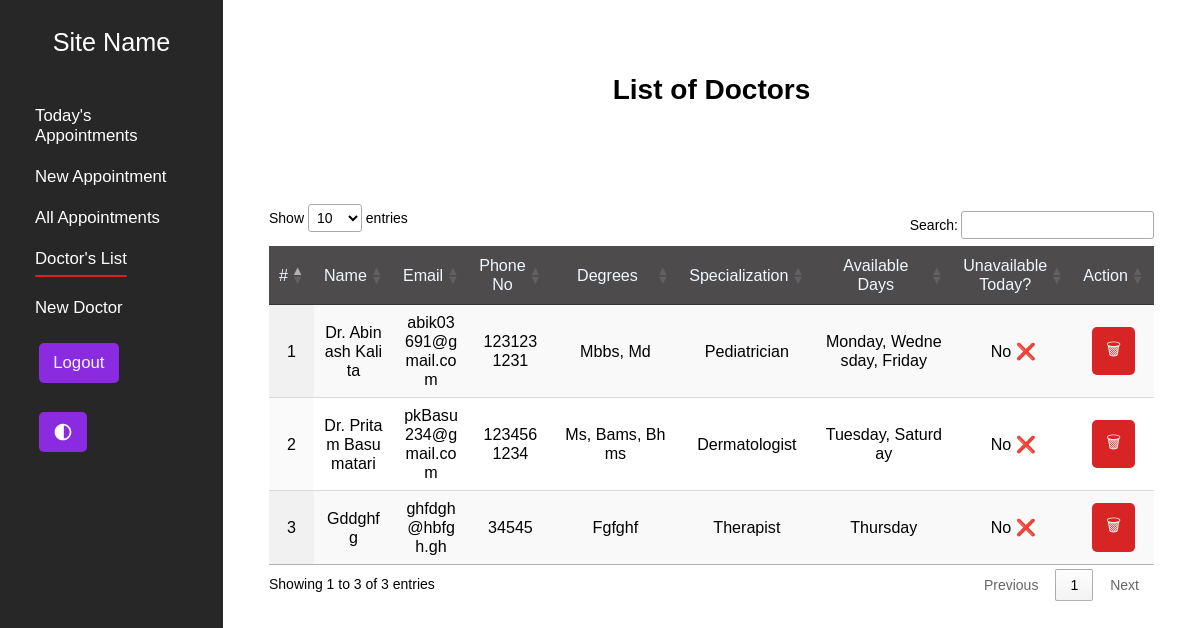
Screenshot of /clinic/doctors/ (signed in) with the database file from the repository.
### patient/models.py (models this page shows, shortened)
class Doctor(models.Model):
    DAYS_OF_WEEK = (
        ("Mon", ("Monday")),
        ("Tue", ("Tuesday")),
        ("Wed", ("Wednesday")),
        ("Thu", ("Thursday")),
        ("Fri", ("Friday")),
        ("Sat", ("Saturday")),
        ("Sun", ("Sunday")),
    )
    id=models.BigAutoField(primary_key=True)
    doctor_name= models.CharField(max_length=200)
    doctor_email= models.EmailField(max_length=254, null=True, blank=True)
    phone_no= models.BigIntegerField(null=True, blank=True)
    degrees= models.CharField(max_length=100)
    category=models.ForeignKey(Doctor_category, on_delete=models.CASCADE)
    available_day= MultiSelectField(choices=DAYS_OF_WEEK,max_choices=7, max_length=50)
    view_Patient_per_day= models.PositiveIntegerField()
    unavailable_Today= models.BooleanField(default=False)

class Doctor_category(models.Model):
    category_id=models.BigAutoField(primary_key=True)
    category=models.CharField(max_length=100)
    category_desc=models.CharField(max_length=300, null=True, blank=True)
    def __str__(self):
        return self.category

### clinic/views.py (the view)
# urls.py: path('doctors/', views.doctors, name="doctors"),
def doctors( request):
    if request.user.is_authenticated:
        if request.user.is_staff:
            doctors= Doctor.objects.all()
            params= {"doctors": doctors}
            return render(request, "clinic/clDoctors.html", params)
    else:
        return redirect("/")

### templates/clinic/clDoctors.html (shortened to what this page needs)
{% extends 'clinic/clBase.html' %}
{% load static %}
{% block body %}
<h1>List of Doctors </h1>
<div class="tableContainer">
    <table id="myTable" class="display">
        <thead>
            <tr>
                <td class="sNo">#</td>
                <td>Name</td>
                <td>Email</td>
                <td>Phone No</td>
                <td>Degrees</td>
                <td>Specialization</td>
                <td>Available Days</td>
                <td>Unavailable Today?</td>
                <td class="action">Action</td>
            </tr>
        </thead>
        <tbody>
            {% for doct in doctors %}
            <tr>
                <td class="sNo">{{forloop.counter}}</td>
                <td>{{doct.doctor_name | title}}</td>
                <td>{{doct.doctor_email}}</td>
                <td>{{doct.phone_no | title}}</td>
                <td>{{doct.degrees | title}}</td>
                <td>{{doct.category | title}}</td>
                <td>{{doct.available_day}}</td>
                <td>{%if doct.unavailable_Today%}Yes &#9989;{% else %}No &#10060; {% endif %}</td>
                <td class="action">
                    <button class="btn btn-dlt" id="{{doct.id}}">&#128465;</button>
                </td>
            </tr>
            {% endfor %}
        </tbody>
    </table>
</div>
{% endblock body %}

### static/patient/css/utils.css (style rules this page uses)
:root { --navBar-height: 7vh; --link-color-blue: rgb(61, 72, 231); --link-color: rgb(123, 121, 133); --light-sky-blue: rgb(85, 191, 184); }
* { margin: 0; padding: 0; font-size: 14px; font-family: Arial, sans-serif; scroll-behavior: smooth; }
.btn { padding: .7rem 1rem !important; margin: .3rem; border-radius: 5px; color: whitesmoke; cursor: pointer; text-decoration: none; border: none; font-size: 1.2rem; user-select: none; -webkit-user-select:none; }

### static/clinic/css/clBase.css (style rules this page uses)
.body-container h1 { font-size: 2rem; margin: 3rem 0 5rem 0; text-align: center; }

### static/clinic/css/dataTables.css (style rules this page uses)
.tableContainer { padding:2rem 1rem; }
table thead { background-color: rgb(77, 75, 75); color: aliceblue; }
table thead td { width: fit-content !important; line-break: normal; }
table td { text-align: center !important; font-size: 1.15rem; max-width:16rem !important; line-break:anywhere; }
.btn-dlt { background-color: rgb(216, 36, 36); transition: .2s ease; }

### rows the page displays
Doctor: doctor_name "Dr. Abinash Kalita", doctor_email "abik03691@gmail.com", phone_no "1231231231", degrees "Mbbs, Md", category "Pediatrician", available_day "Monday, Wednesday, Friday", unavailable_Today "No ❌"
Doctor: doctor_name "Dr. Pritam Basumatari", doctor_email "pkBasu234@gmail.com", phone_no "1234561234", degrees "Ms, Bams, Bhms", category "Dermatologist", available_day "Tuesday, Saturday", unavailable_Today "No ❌"
Doctor: doctor_name "Gddghfg", doctor_email "ghfdgh@hbfgh.gh", phone_no "34545", degrees "Fgfghf", category "Therapist", available_day "Thursday", unavailable_Today "No ❌"
